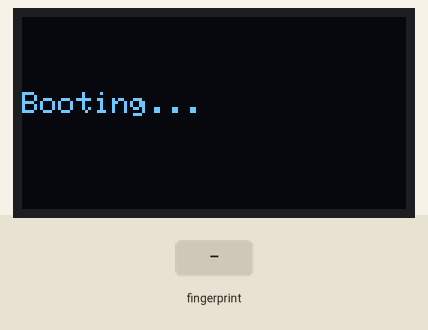
Recording of a sketch running on a simulated ESP32. On the bench: 128×64 one-colour display. The test bench sets the inputs (shaded band). WiFi joins after 1.5 s; servers stay silent unless stated; no MQTT or app messages arrive unless stated; what the sketch prints to the serial monitor is not drawn.

Above: at 1.1 s.
At 3.7 s:
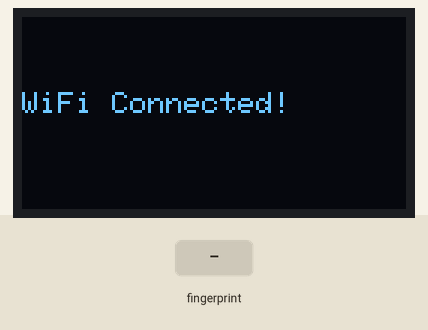
4.9 s: finger stored as number 1 placed on the sensor
At 5.9 s:
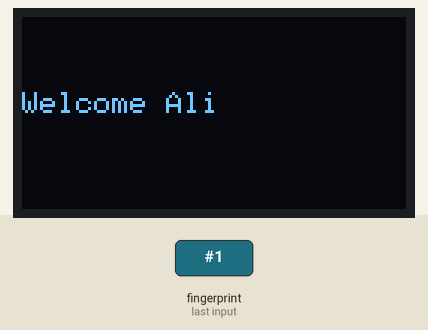
Timing chart, 0 to 7.9 s (numbered marks = the images above; inputs shaded):
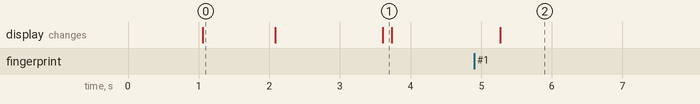

The sketch:

esp32_attendance.ino
```cpp
#include <WiFi.h>
#include <PubSubClient.h>
#include <Adafruit_Fingerprint.h>
#include <HardwareSerial.h>
#include <Wire.h>
#include <Adafruit_GFX.h>
#include <Adafruit_SSD1306.h>

// ====== WiFi & MQTT Config ======
const char* WIFI_SSID = "test";
const char* WIFI_PASS = "test123456";
const char* MQTT_HOST = "192.168.137.1";   // PC hotspot IP
const uint16_t MQTT_PORT = 1883;
const char* MQTT_TOPIC = "attendance/events";
const char* DEVICE_NAME = "esp32-lab-1";

// ====== Fingerprint ======
HardwareSerial mySerial(2);
Adafruit_Fingerprint finger = Adafruit_Fingerprint(&mySerial);

// ====== OLED ======
#define SCREEN_WIDTH 128
#define SCREEN_HEIGHT 64
Adafruit_SSD1306 display(SCREEN_WIDTH, SCREEN_HEIGHT, &Wire, -1);

// ====== MQTT Client ======
WiFiClient espClient;
PubSubClient client(espClient);

// ====== Function Prototypes ======
void connectWiFi();
void connectMQTT();
void showMessage(String msg);
void publishAttendance(uint8_t fid, String name);

// ====== Setup ======
void setup() {
  Serial.begin(115200);
  delay(1000);

  // OLED init
  if (!display.begin(SSD1306_SWITCHCAPVCC, 0x3C)) {
    Serial.println("OLED not found");
    while (1);
  }
  showMessage("Booting...");

  // Fingerprint init
  mySerial.begin(57600, SERIAL_8N1, 16, 17);
  finger.begin(57600);
  if (finger.verifyPassword()) {
    Serial.println("Fingerprint sensor OK");
  } else {
    showMessage("No Fingerprint!");
    while (1);
  }

  // WiFi + MQTT
  connectWiFi();
  client.setServer(MQTT_HOST, MQTT_PORT);

  showMessage("Ready!");
}

// ====== Loop ======
void loop() {
  if (WiFi.status() != WL_CONNECTED) connectWiFi();
  if (!client.connected()) connectMQTT();
  client.loop();

  getFingerprintID();
}

// ====== WiFi Connect ======
void connectWiFi() {
  showMessage("Connecting WiFi...");
  WiFi.begin(WIFI_SSID, WIFI_PASS);
  uint8_t attempt = 0;
  while (WiFi.status() != WL_CONNECTED && attempt < 20) {
    delay(500);
    Serial.print(".");
    attempt++;
  }
  if (WiFi.status() == WL_CONNECTED) {
    Serial.println("\nWiFi connected!");
    Serial.println(WiFi.localIP());
    showMessage("WiFi Connected!");
  } else {
    showMessage("WiFi Failed!");
  }
}

// ====== MQTT Connect ======
void connectMQTT() {
  showMessage("Connecting MQTT...");
  while (!client.connected()) {
    Serial.print("Connecting to MQTT...");
    if (client.connect(DEVICE_NAME)) {
      Serial.println("connected!");
      showMessage("MQTT Connected!");
    } else {
      Serial.print("failed, state=");
      Serial.println(client.state());
      showMessage("MQTT Retry...");
      delay(2000);
    }
  }
}

// ====== Show message on OLED ======
void showMessage(String msg) {
  display.clearDisplay();
  display.setTextSize(1);
  display.setTextColor(SSD1306_WHITE);
  display.setCursor(0, 25);
  display.println(msg);
  display.display();
}

// ====== Fingerprint scan ======
void getFingerprintID() {
  uint8_t p = finger.getImage();
  if (p != FINGERPRINT_OK) return;

  p = finger.image2Tz();
  if (p != FINGERPRINT_OK) return;

  p = finger.fingerFastSearch();
  if (p == FINGERPRINT_OK) {
    Serial.print("Found ID: "); Serial.println(finger.fingerID);
    String studentName = "";
    switch (finger.fingerID) {
      case 1: studentName = "Ali"; break;
      case 2: studentName = "Siti"; break;
      case 3: studentName = "Ahmad"; break;
      default: studentName = "Unknown"; break;
    }

    showMessage("Welcome " + studentName);
    publishAttendance(finger.fingerID, studentName);
    delay(2000);
  } else {
    showMessage("No Match!");
    delay(1000);
  }
}

// ====== Publish attendance ======
void publishAttendance(uint8_t fid, String name) {
  if (!client.connected()) {
    Serial.println("MQTT not connected, skip publish");
    return;
  }

  String payload = "{";
  payload += "\"device\":\"" + String(DEVICE_NAME) + "\",";
  payload += "\"finger_id\":" + String(fid) + ",";
  payload += "\"name\":\"" + name + "\",";
  payload += "\"status\":\"present\"";
  payload += "}";

  client.publish(MQTT_TOPIC, payload.c_str());
  Serial.println("Published: " + payload);
}
```

Measured:
- after the input at 4.9 s, the display: changes after 0.37 s (image 2)
- what the display in image 0 shows lasts 1.0 s, from 1.1 s to 2.1 s
